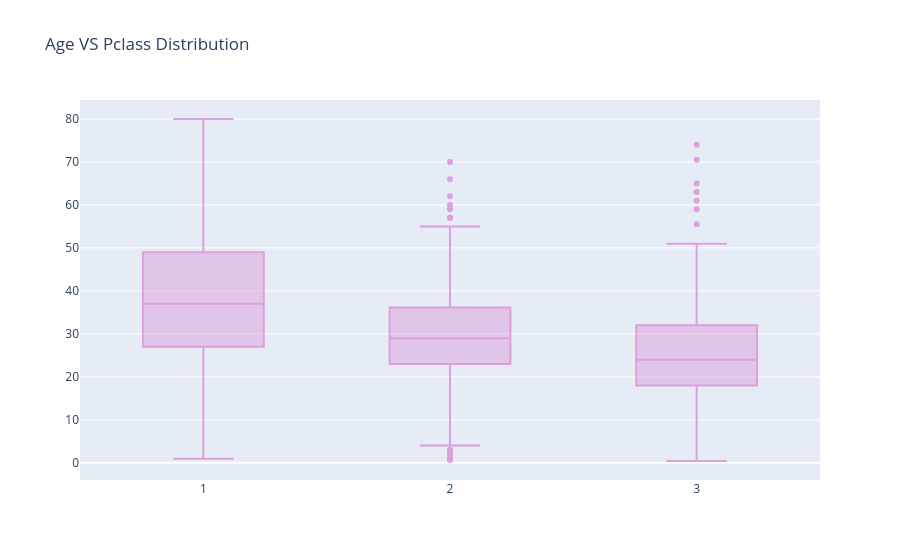

Write notebook code for a chart like this one.
### Code cell
trace = go.Box(x=data['Pclass'],y=data['Age'],marker={'color':'plum'})
layout=go.Layout(title='Age VS Pclass Distribution')
fig = go.Figure(data=trace, layout=layout)
fig.show()

### Figure 1 — Plotly figure (JSON) as saved in the notebook; plotly's stock layout.template omitted (floating-point values rounded to 4 significant figures; data arrays with more than 128 entries replaced by an {"elided": "..."} marker saying what was removed)
{"data": [{"marker": {"color": "plum"}, "type": "box", "x": {"elided": "891 int values"}, "y": {"elided": "891 float values"}}], "layout": {"title": {"text": "Age VS Pclass Distribution"}}}
